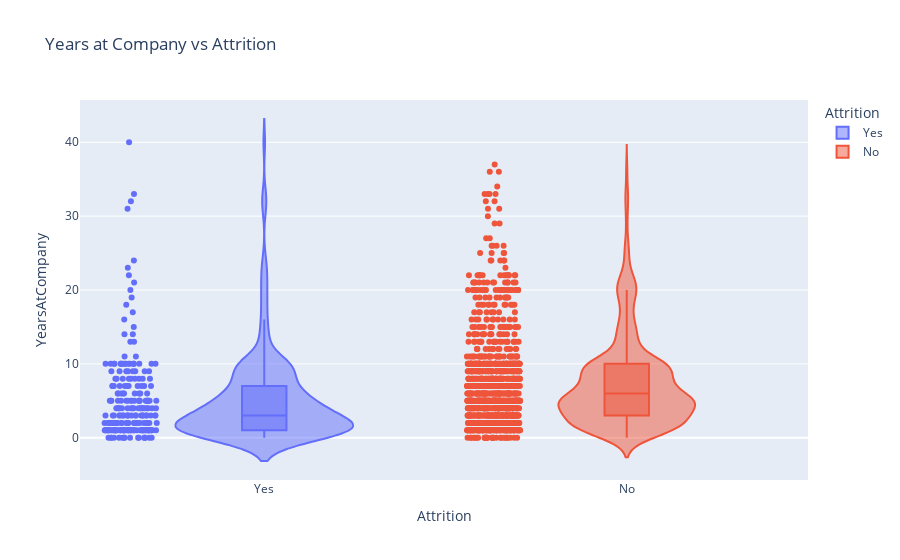

The notebook cell this image was saved under:
### Markdown cell above
### Years at Company vs Attrition

### Code cell
px.violin(df, y="YearsAtCompany", x="Attrition", color="Attrition", box=True, points="all", title="Years at Company vs Attrition").show()

### Figure 1 — Plotly figure (JSON) as saved in the notebook; plotly's stock layout.template omitted (floating-point values rounded to 4 significant figures; data arrays with more than 128 entries replaced by an {"elided": "..."} marker saying what was removed)
{"data": [{"alignmentgroup": "True", "box": {"visible": true}, "hovertemplate": "Attrition=%{x}<br>YearsAtCompany=%{y}<extra></extra>", "legendgroup": "Yes", "marker": {"color": "#636efa"}, "name": "Yes", "offsetgroup": "Yes", "orientation": "v", "points": "all", "scalegroup": "True", "showlegend": true, "type": "violin", "x": {"elided": "238 str values"}, "x0": " ", "xaxis": "x", "y": {"elided": "238 int values"}, "y0": " ", "yaxis": "y"}, {"alignmentgroup": "True", "box": {"visible": true}, "hovertemplate": "Attrition=%{x}<br>YearsAtCompany=%{y}<extra></extra>", "legendgroup": "No", "marker": {"color": "#EF553B"}, "name": "No", "offsetgroup": "No", "orientation": "v", "points": "all", "scalegroup": "True", "showlegend": true, "type": "violin", "x": {"elided": "1242 str values"}, "x0": " ", "xaxis": "x", "y": {"elided": "1242 int values"}, "y0": " ", "yaxis": "y"}], "layout": {"legend": {"title": {"text": "Attrition"}, "tracegroupgap": 0}, "title": {"text": "Years at Company vs Attrition"}, "violinmode": "overlay", "xaxis": {"anchor": "y", "categoryarray": ["Yes", "No"], "categoryorder": "array", "domain": [0, 1], "title": {"text": "Attrition"}}, "yaxis": {"anchor": "x", "domain": [0, 1], "title": {"text": "YearsAtCompany"}}}}
